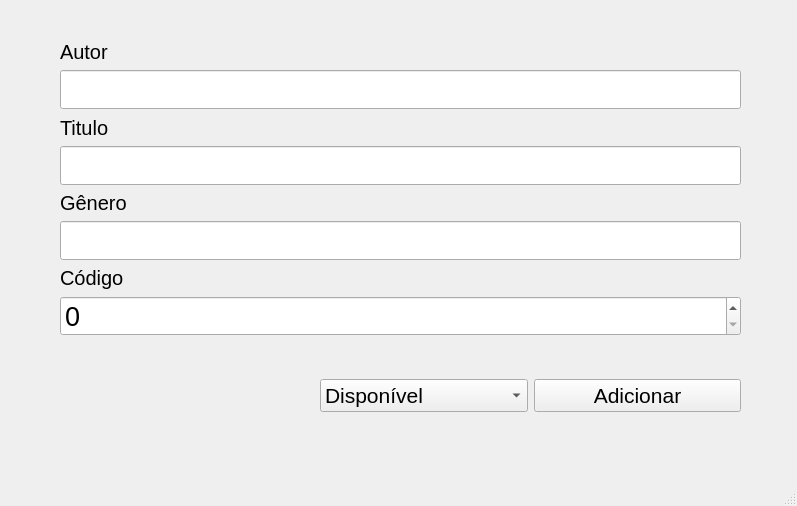
<?xml version="1.0" encoding="UTF-8"?>
<ui version="4.0">
 <class>MainWindow</class>
 <widget class="QMainWindow" name="MainWindow">
  <property name="geometry">
   <rect>
    <x>0</x>
    <y>0</y>
    <width>797</width>
    <height>506</height>
   </rect>
  </property>
  <property name="windowTitle">
   <string>MainWindow</string>
  </property>
  <widget class="QWidget" name="centralwidget">
   <widget class="QWidget" name="verticalLayoutWidget">
    <property name="geometry">
     <rect>
      <x>60</x>
      <y>40</y>
      <width>681</width>
      <height>296</height>
     </rect>
    </property>
    <layout class="QVBoxLayout" name="verticalLayout">
     <item>
      <widget class="QLabel" name="label">
       <property name="font">
        <font>
         <pointsize>15</pointsize>
         <weight>50</weight>
         <italic>false</italic>
         <bold>false</bold>
        </font>
       </property>
       <property name="layoutDirection">
        <enum>Qt::LeftToRight</enum>
       </property>
       <property name="text">
        <string>Autor</string>
       </property>
      </widget>
     </item>
     <item>
      <widget class="QLineEdit" name="lineEdit_autor">
       <property name="enabled">
        <bool>true</bool>
       </property>
       <property name="font">
        <font>
         <pointsize>20</pointsize>
        </font>
       </property>
      </widget>
     </item>
     <item>
      <widget class="QLabel" name="label_2">
       <property name="font">
        <font>
         <pointsize>15</pointsize>
         <weight>50</weight>
         <italic>false</italic>
         <bold>false</bold>
        </font>
       </property>
       <property name="layoutDirection">
        <enum>Qt::LeftToRight</enum>
       </property>
       <property name="text">
        <string>Titulo</string>
       </property>
      </widget>
     </item>
     <item>
      <widget class="QLineEdit" name="lineEdit_titulo">
       <property name="font">
        <font>
         <pointsize>20</pointsize>
        </font>
       </property>
       <property name="text">
        <string/>
       </property>
      </widget>
     </item>
     <item>
      <widget class="QLabel" name="label_3">
       <property name="font">
        <font>
         <pointsize>15</pointsize>
         <weight>50</weight>
         <italic>false</italic>
         <bold>false</bold>
        </font>
       </property>
       <property name="layoutDirection">
        <enum>Qt::LeftToRight</enum>
       </property>
       <property name="text">
        <string>Gênero</string>
       </property>
      </widget>
     </item>
     <item>
      <widget class="QLineEdit" name="lineEdit_genero">
       <property name="font">
        <font>
         <pointsize>20</pointsize>
        </font>
       </property>
      </widget>
     </item>
     <item>
      <widget class="QLabel" name="label_4">
       <property name="font">
        <font>
         <pointsize>15</pointsize>
         <weight>50</weight>
         <italic>false</italic>
         <bold>false</bold>
        </font>
       </property>
       <property name="layoutDirection">
        <enum>Qt::LeftToRight</enum>
       </property>
       <property name="text">
        <string>Código</string>
       </property>
      </widget>
     </item>
     <item>
      <widget class="QSpinBox" name="spinBox_codigo">
       <property name="font">
        <font>
         <pointsize>20</pointsize>
        </font>
       </property>
      </widget>
     </item>
    </layout>
   </widget>
   <widget class="QWidget" name="horizontalLayoutWidget">
    <property name="geometry">
     <rect>
      <x>320</x>
      <y>360</y>
      <width>421</width>
      <height>71</height>
     </rect>
    </property>
    <layout class="QHBoxLayout" name="horizontalLayout">
     <item>
      <widget class="QComboBox" name="box_disponivel">
       <property name="font">
        <font>
         <pointsize>16</pointsize>
        </font>
       </property>
       <item>
        <property name="text">
         <string>Disponível</string>
        </property>
       </item>
       <item>
        <property name="text">
         <string>Indisponível</string>
        </property>
       </item>
      </widget>
     </item>
     <item>
      <widget class="QPushButton" name="botao_adicionar">
       <property name="font">
        <font>
         <pointsize>16</pointsize>
        </font>
       </property>
       <property name="text">
        <string>Adicionar</string>
       </property>
      </widget>
     </item>
    </layout>
   </widget>
  </widget>
  <widget class="QMenuBar" name="menubar">
   <property name="geometry">
    <rect>
     <x>0</x>
     <y>0</y>
     <width>797</width>
     <height>21</height>
    </rect>
   </property>
  </widget>
  <widget class="QStatusBar" name="statusbar"/>
 </widget>
 <resources/>
 <connections/>
</ui>
